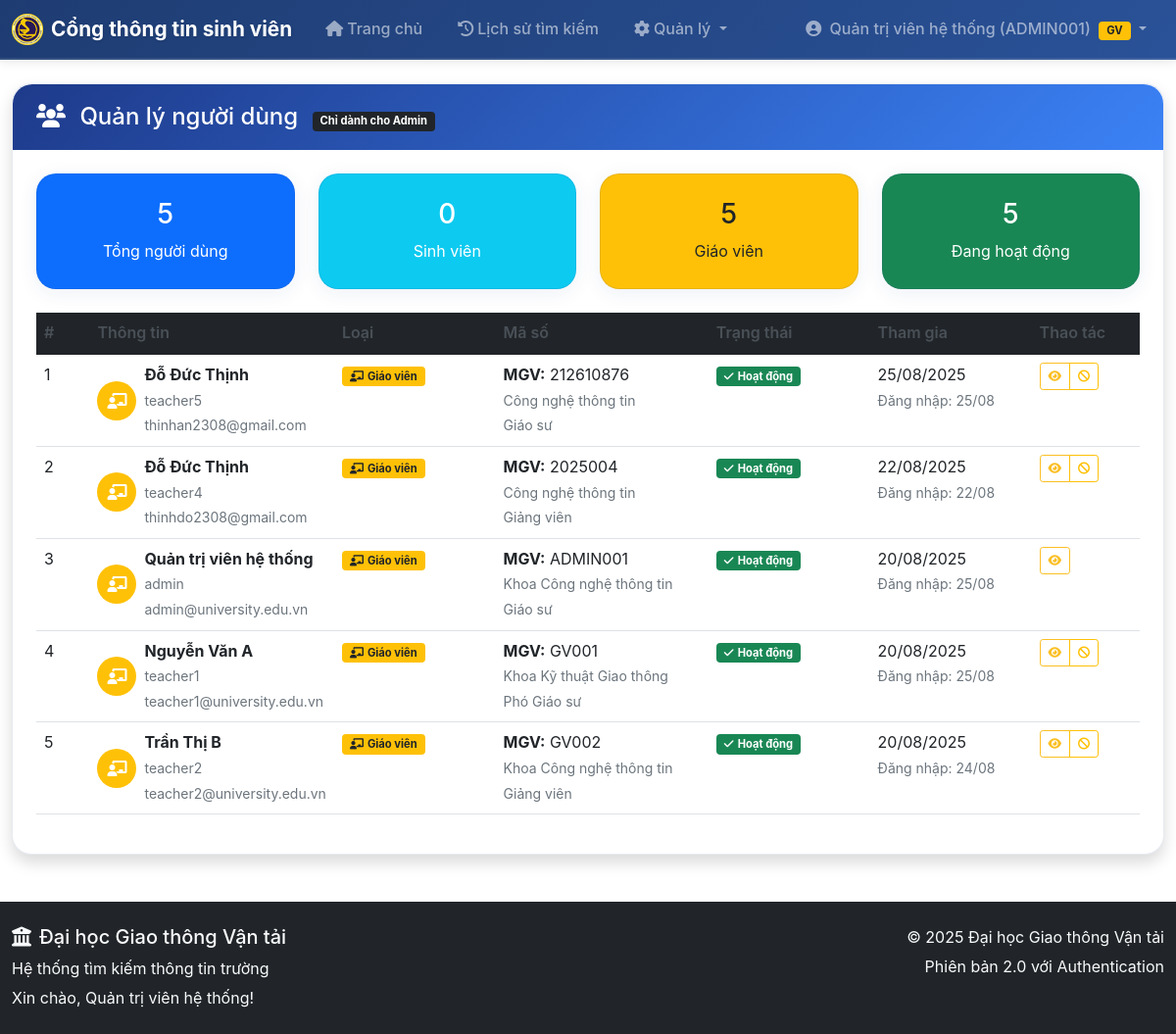
/admin/users (signed in), run on an earlier commit of the app's database.
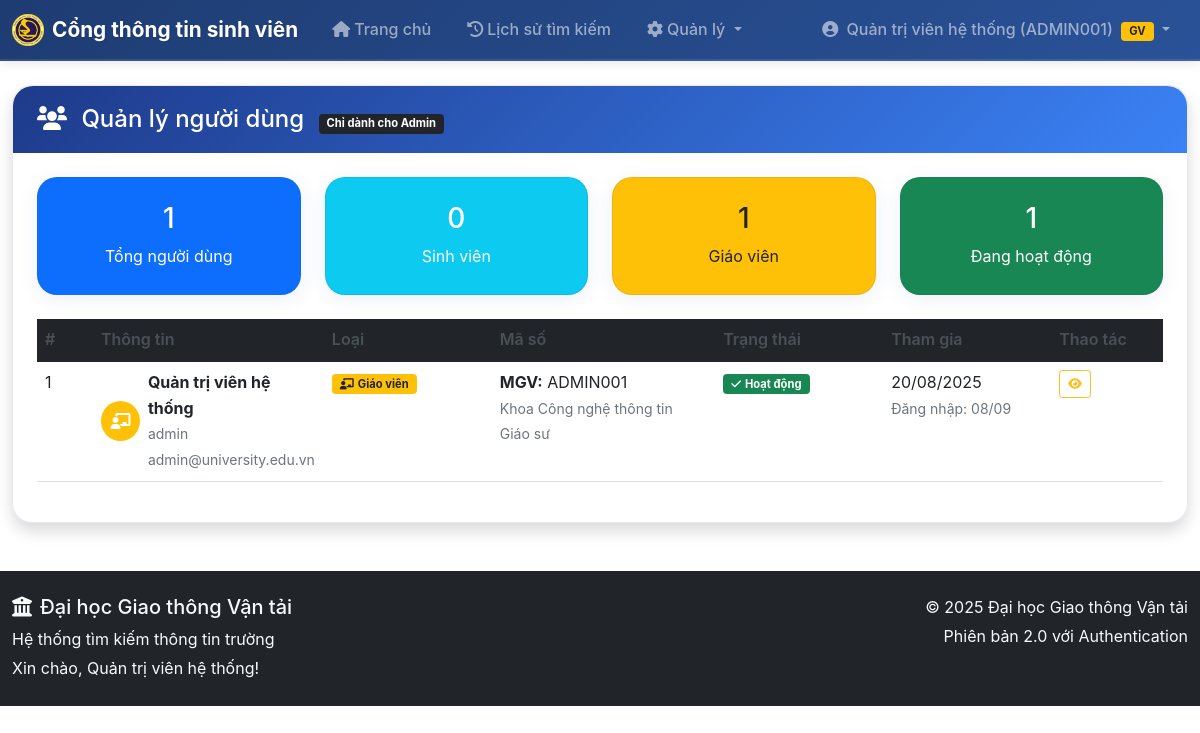
And on a later commit of the database.
### models.py (models this page shows, shortened)
class User(UserMixin, db.Model):
    id = db.Column(db.Integer, primary_key=True)
    username = db.Column(db.String(80), unique=True, nullable=False)
    email = db.Column(db.String(120), unique=True, nullable=False)
    password_hash = db.Column(db.String(255), nullable=False)
    full_name = db.Column(db.String(100), nullable=False)
    role = db.Column(db.String(20), nullable=False, default='teacher')
    teacher_id = db.Column(db.String(20), unique=True, nullable=True)  # Mã giáo viên
    department = db.Column(db.String(100), nullable=True)  # Khoa/Bộ môn
    position = db.Column(db.String(50), nullable=True)  # Chức vụ
    is_active = db.Column(db.Boolean, default=True, nullable=False)
    approval_status = db.Column(db.String(20), default='approved', nullable=False)  # 'pending', 'approved', 'rejected'
    created_at = db.Column(db.DateTime, default=datetime.utcnow)
    last_login = db.Column(db.DateTime, nullable=True)
    def is_teacher(self):
        return self.role == 'teacher'
    def is_admin(self):
        return self.username == 'admin' or self.role == 'admin'
    def get_display_name(self):
        if self.role == 'teacher' and self.teacher_id:
            return f"{self.full_name} ({self.teacher_id})"
        return self.full_name

### app.py (the view)
@app.route('/admin/users')
@login_required
def admin_users():
    if not current_user.is_admin():
        flash('Bạn không có quyền truy cập trang này.', 'error')
        return redirect(url_for('index'))
    page = request.args.get('page', 1, type=int)
    per_page = 20
    users = User.query.order_by(User.created_at.desc()) \
        .paginate(page=page, per_page=per_page, error_out=False)
    return render_template('admin/users.html', users=users)

### templates/admin/users.html (shortened to what this page needs)
{% extends "base.html" %}
{% block content %}
<div class="row">
    <div class="col-12">
        <div class="card shadow">
            <div class="card-header bg-warning text-dark">
                <h4 class="mb-0">
                    <i class="fas fa-users me-2"></i>
                    Quản lý người dùng
                    <span class="badge bg-dark ms-2">Chỉ dành cho Admin</span>
                </h4>
            </div>
            <div class="card-body">
                {% if users.items %}
                    <div class="row mb-4">
                        <div class="col-md-3">
                            <div class="card bg-primary text-white">
                                <div class="card-body text-center">
                                    <h3>{{ users.total }}</h3>
                                    <p class="mb-0">Tổng người dùng</p>
                                </div>
                            </div>
                        </div>
                        <div class="col-md-3">
                            <div class="card bg-info text-white">
                                <div class="card-body text-center">
                                    <h3>{{ users.items|selectattr('role', 'eq', 'student')|list|length }}</h3>
                                    <p class="mb-0">Sinh viên</p>
                                </div>
                            </div>
                        </div>
                        <div class="col-md-3">
                            <div class="card bg-warning text-dark">
                                <div class="card-body text-center">
                                    <h3>{{ users.items|selectattr('role', 'eq', 'teacher')|list|length }}</h3>
                                    <p class="mb-0">Giáo viên</p>
                                </div>
                            </div>
                        </div>
                        <div class="col-md-3">
                            <div class="card bg-success text-white">
                                <div class="card-body text-center">
                                    <h3>{{ users.items|selectattr('is_active', 'eq', true)|list|length }}</h3>
                                    <p class="mb-0">Đang hoạt động</p>
                                </div>
                            </div>
                        </div>
                    </div>
                    <div class="table-responsive">
                        <table class="table table-hover">
                            <thead class="table-dark">
                                <tr>
                                    <th width="5%">#</th>
                                    <th width="20%">Thông tin</th>
                                    <th width="15%">Loại</th>
                                    <th width="20%">Mã số</th>
                                    <th width="15%">Trạng thái</th>
                                    <th width="15%">Tham gia</th>
                                    <th width="10%">Thao tác</th>
                                </tr>
                            </thead>
                            <tbody>
                                {% for user in users.items %}
                                <tr class="{{ 'table-warning' if not user.is_active else '' }}">
                                    <td>{{ loop.index + (users.page - 1) * users.per_page }}</td>
                                    <td>
                                        <div class="d-flex align-items-center">
                                            <div class="avatar-sm bg-{{ 'warning' if user.is_teacher() else 'primary' }} text-white rounded-circle me-2 d-flex align-items-center justify-content-center">
                                                <i class="fas fa-{{ 'chalkboard-teacher' if user.is_teacher() else 'graduation-cap' }}"></i>
                                            </div>
                                            <div>
                                                <div class="fw-bold">{{ user.full_name }}</div>
                                                <small class="text-muted">{{ user.username }}</small><br>
                                                <small class="text-muted">{{ user.email }}</small>
                                            </div>
                                        </div>
                                    </td>
                                    <td>
                                        <span class="badge bg-warning text-dark">
                                            <i class="fas fa-chalkboard-teacher me-1"></i>Giáo viên
                                        </span>
                                    </td>
                                    <td>
                                        <div>
                                            <strong>MGV:</strong> {{ user.teacher_id or 'Chưa cập nhật' }}<br>
                                            <small class="text-muted">{{ user.department or 'Chưa cập nhật' }}</small><br>
                                            <small class="text-muted">
                                                {% if user.position == 'giang_vien' %}Giảng viên
                                                {% elif user.position == 'pho_giao_su' %}Phó Giáo sư
                                                {% elif user.position == 'giao_su' %}Giáo sư
                                                {% elif user.position == 'truong_khoa' %}Trưởng khoa
                                                {% elif user.position == 'pho_truong_khoa' %}Phó Trưởng khoa
                                                {% elif user.position == 'truong_bo_mon' %}Trưởng bộ môn
                                                {% else %}{{ user.position or 'Chưa cập nhật' }}{% endif %}
                                            </small>
                                        </div>
                                    </td>
                                    <td>
                                        {% if user.is_active %}
                                            <span class="badge bg-success">
                                                <i class="fas fa-check me-1"></i>Hoạt động
                                            </span>
                                        {% else %}
                                            <span class="badge bg-danger">
                                                <i class="fas fa-times me-1"></i>Vô hiệu hóa
                                            </span>
                                        {% endif %}
                                    </td>
                                    <td>
                                        <div class="text-nowrap">
                                            {{ user.created_at.strftime('%d/%m/%Y') if user.created_at else 'N/A' }}
                                        </div>
                                        {% if user.last_login %}
                                        <small class="text-muted">
                                            Đăng nhập: {{ user.last_login.strftime('%d/%m') }}
                                        </small>
                                        {% else %}
                                        <small class="text-muted">Chưa đăng nhập</small>
                                        {% endif %}
                                    </td>
                                    <td>
                                        <div class="btn-group btn-group-sm" role="group">
                                            <button type="button"
                                                    class="btn btn-outline-info btn-sm"
                                                    data-bs-toggle="modal"
                                                    data-bs-target="#userDetailModal"
                                                    data-user-id="{{ user.id }}"
                                                    title="Xem chi tiết">
                                                <i class="fas fa-eye"></i>
                                            </button>
                                            {% if user.id != current_user.id %}
                                            <button type="button"
                                                    class="btn btn-outline-{{ 'success' if not user.is_active else 'warning' }} btn-sm toggle-user-btn"
                                                    data-user-id="{{ user.id }}"
                                                    data-current-status="{{ user.is_active }}"
                                                    title="{{ 'Kích hoạt' if not user.is_active else 'Vô hiệu hóa' }}">
                                                <i class="fas fa-{{ 'check' if not user.is_active else 'ban' }}"></i>
                                            </button>
                                            {% endif %}
                                        </div>
                                    </td>
                                </tr>
                                {% endfor %}
                            </tbody>
                        </table>
                    </div>
                {% endif %}
            </div>
        </div>
    </div>
</div>
{% endblock %}

### templates/base.html (shortened to what this page needs)
<!DOCTYPE html>
<html lang="vi">
<head>
    <link href="https://cdn.jsdelivr.net/npm/bootstrap@5.1.3/dist/css/bootstrap.min.css" rel="stylesheet">
    <link rel="stylesheet" href="https://cdnjs.cloudflare.com/ajax/libs/font-awesome/6.0.0/css/all.min.css">
    <link rel="stylesheet" href="{{ url_for('static', filename='css/style.css') }}">
</head>
<body>
    <nav class="navbar navbar-expand-lg navbar-dark" style="background: linear-gradient(135deg, #1e3c72 0%, #2a5298 100%);">
        <div class="container">
            <a class="navbar-brand fw-bold d-flex align-items-center" href="{{ url_for('index') }}">
                <img src="{{ url_for('static', filename='img/logo.png') }}" alt="Logo" width="32" height="32" class="me-2">
                Cổng thông tin sinh viên
            </a>
            <div class="collapse navbar-collapse" id="navbarNav">
                <ul class="navbar-nav me-auto">
                    <li class="nav-item">
                        <a class="nav-link px-3" href="{{ url_for('index') }}">
                            <i class="fas fa-home me-1"></i>Trang chủ
                        </a>
                    </li>
                    {% if current_user.is_authenticated %}
                        <li class="nav-item">
                            <a class="nav-link px-3" href="{{ url_for('search_history') }}">
                                <i class="fas fa-history me-1"></i>Lịch sử tìm kiếm
                            </a>
                        </li>
                        {% if current_user.is_admin() %}
                        <li class="nav-item dropdown">
                            <a class="nav-link dropdown-toggle px-3" href="#" id="adminDropdown" role="button" data-bs-toggle="dropdown">
                                <i class="fas fa-cog me-1"></i>Quản lý
                            </a>
                        </li>
                        {% elif current_user.is_authenticated and current_user.is_teacher() %}
                        <li class="nav-item">
                            <a class="nav-link px-3" href="{{ url_for('admin_documents') }}">
                                <i class="fas fa-database me-1"></i>Quản lý dữ liệu
                            </a>
                        </li>
                        {% endif %}
                    {% endif %}
                </ul>
                <ul class="navbar-nav">
                    {% if current_user.is_authenticated %}
                        <li class="nav-item dropdown">
                            <a class="nav-link dropdown-toggle px-3" href="#" id="navbarDropdown" role="button" data-bs-toggle="dropdown">
                                <i class="fas fa-user-circle me-1"></i>
                                {{ current_user.get_display_name() }}
                                {% if current_user.is_authenticated and current_user.is_teacher() %}
                                    <span class="badge bg-warning text-dark ms-1">GV</span>
                                {% endif %}
                            </a>
                        </li>
                    {% endif %}
                </ul>
            </div>
        </div>
    </nav>
    <main class="container mt-4">
        {% block content %}{% endblock %}
    </main>
    <footer class="bg-dark text-light py-4 mt-5">
        <div class="container">
            <div class="row">
                <div class="col-md-6">
                    <h5><i class="fas fa-university me-2"></i>Đại học Giao thông Vận tải</h5>
                    <p class="mb-1">Hệ thống tìm kiếm thông tin trường</p>
                    <p class="mb-0">
                        {% if current_user.is_authenticated %}
                            Xin chào, {{ current_user.full_name }}!
                        {% else %}
                            Tìm kiếm mở cho tất cả mọi người - Không cần đăng nhập
                        {% endif %}
                    </p>
                </div>
                <div class="col-md-6 text-md-end">
                    <p class="mb-1">© 2025 Đại học Giao thông Vận tải</p>
                    <p class="mb-0">Phiên bản 2.0 với Authentication</p>
                </div>
            </div>
        </div>
    </footer>
</body>
</html>

What changed in the data, as far as the page shows it:
removed User: full_name "Đỗ Đức Thịnh", username "teacher5", email "thinhan2308@gmail.com", teacher "212610876", department "Công nghệ thông tin", position "Giáo sư", is_active True (drawn), created_at "25/08/2025", last_login "25/08"
removed User: full_name "Đỗ Đức Thịnh", username "teacher4", email "thinhdo2308@gmail.com", teacher "2025004", department "Công nghệ thông tin", position "Giảng viên", is_active True (drawn), created_at "22/08/2025", last_login "22/08"
removed User: full_name "Nguyễn Văn A", username "teacher1", email "teacher1@university.edu.vn", teacher "GV001", department "Khoa Kỹ thuật Giao thông", position "Phó Giáo sư", is_active True (drawn), created_at "20/08/2025", last_login "25/08"
removed User: full_name "Trần Thị B", username "teacher2", email "teacher2@university.edu.vn", teacher "GV002", department "Khoa Công nghệ thông tin", position "Giảng viên", is_active True (drawn), created_at "20/08/2025", last_login "24/08"
changed User "Quản trị viên hệ thống": last_login "25/08" → "08/09"
Also different on the page:
{{ users.total }}: "5" → "1"
{{ users.items|selectattr('role', 'eq', 'teacher')|list|length }}: "5" → "1"
{{ users.items|selectattr('is_active', 'eq', true)|list|length }}: "5" → "1"
